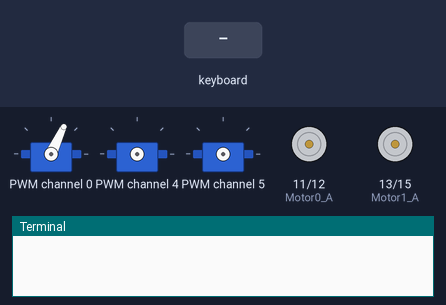
A program run on a simulated Raspberry Pi (header pin numbers). On the bench: 3 × servo, motor-driver pin pairs drawn as motors (green arrow = first pin HIGH = forward, orange = second pin HIGH = backward, longer = more drive), the last lines printed to the terminal. Inputs (shaded band) come from the test bench. The camera gives no picture and a still takes 0.5 s; system figures (address, load, memory, disk, uptime) are fixed made-up values; the pygame window is not drawn; servo angles are drawn from the pulse width (0.5 ms = 0°, 2.5 ms = 180°); files that are not in the repository are absent; library files of the repository ran but are not shown: PCA9685.py.

Above: at 1.2 s.
1.3 s: key "w" typed on the keyboard
At 1.39 s:
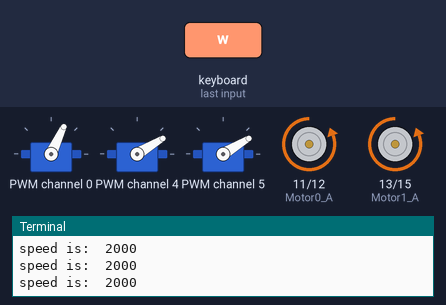
2.9 s: key "s" typed on the keyboard
At 2.99 s:
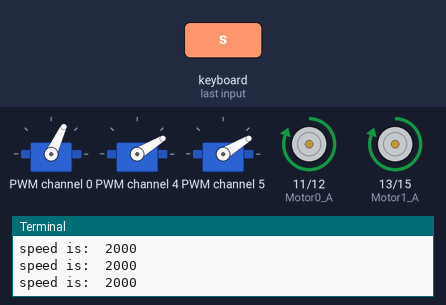
Timing chart, 0 to 5.9 s (numbered marks = the images above; inputs shaded):
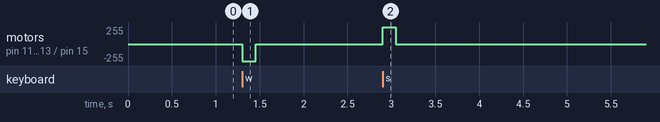

The program:

human_control.py
```python
# 1 - Import library
import pygame
from pygame.locals import *
import car
from picamera import PiCamera
import datetime


c = car.Car()
cam = PiCamera()
cam.vflip = True
cam.hflip = True
#cam.shutter_speed = 5
cam.start_preview()

speed = 0

pygame.init()
width, height = 1280, 1000
screen=pygame.display.set_mode((width, height))
motion = 0 # -1 for backward, 1 for forward
direction = 0 # -50 for left, 50 for right, in between for lesser angles
playerpos=[100,100]


while 1:
    screen.fill(0)

    for event in pygame.event.get():
        # test events, set key states
        if event.type == pygame.KEYDOWN:
            if event.key == K_w:
                motion = 1
            elif event.key == K_s:
                motion = -1
            elif event.key == K_a:
                direction = -50
            elif event.key == K_d:
                direction = 50
            elif event.key == K_ESCAPE:
                pygame.quit()
                quit()
            elif event.key == K_UP:
                speed = speed + 1
                cam.shutter_speed = speed
                print("Shutter speed set to " + str(cam.shutter_speed))
            elif event.key == K_DOWN:
                speed = max(0, speed - 1)
                cam.shutter_speed = speed
                print("Shutter speed set to " + str(cam.shutter_speed))
            elif event.key == K_LEFT:
                cam.iso = max(0, cam.iso - 1)
            elif event.key == K_RIGHT:
                cam.iso += 1
        elif event.type == pygame.KEYUP:
            if event.key == K_w or event.key == K_s:
                motion = 0
            elif event.key == K_a or event.key == K_d:
                direction = 0
            elif event.key == K_SPACE:
                cam.capture('/home/pi/Pictures/image%s.jpg' % datetime.datetime.now())
    if motion == -1:
        c.backward(50)
    elif motion == 1:
        c.forward(50)
    else:
        c.stop()

    c.turn(direction)
```

car.py
```python
import motor
import car_dir
import time

class Car:
    def __init__(self):
        motor.setup(busnum=1)
        car_dir.setup()

    def forward(self, speed=50):
        """Will cause the car to start moving forward.
        Car will not stop until stop() is called"""
        motor.setSpeed(speed)
        motor.motor0('True')
        motor.motor1('True')

    def backward(self, speed=50):
        """Similar to forward()"""
        motor.setSpeed(speed)
        motor.motor0('False')
        motor.motor1('False')

    def turn_left(self):
        """Front wheels will turn left, regardless of whether it
        is moving or not."""
        car_dir.turn_left()

    def turn_right(self):
        """Similar to turn_left()"""
        car_dir.turn_right()

    def stop(self):
        """Stops the forward or backward motion of the car"""
        motor.stop()

    def straight(self):
        """Turns the front wheels to face forward"""
        car_dir.home()

    def turn(self, amt):
        car_dir.turn_car(amt)
```

motor.py
```python
#!/usr/bin/env python
import RPi.GPIO as GPIO
import PCA9685 as p
import time    # Import necessary modules

# ===========================================================================
# Raspberry Pi pin11, 12, 13 and 15 to realize the clockwise/counterclockwise
# rotation and forward and backward movements
# ===========================================================================
Motor0_A = 11  # pin11
Motor0_B = 12  # pin12
Motor1_A = 13  # pin13
Motor1_B = 15  # pin15

# ===========================================================================
# Set channel 4 and 5 of the servo driver IC to generate PWM, thus
# controlling the speed of the car
# ===========================================================================
EN_M0    = 4  # servo driver IC CH4
EN_M1    = 5  # servo driver IC CH5

pins = [Motor0_A, Motor0_B, Motor1_A, Motor1_B]

# ===========================================================================
# Adjust the duty cycle of the square waves output from channel 4 and 5 of
# the servo driver IC, so as to control the speed of the car.
# ===========================================================================
def setSpeed(speed):
	speed *= 40
	print 'speed is: ', speed
	pwm.write(EN_M0, 0, speed)
	pwm.write(EN_M1, 0, speed)

def setup(busnum=None):
	global forward0, forward1, backward1, backward0
	global pwm
	if busnum == None:
		pwm = p.PWM()                  # Initialize the servo controller.
	else:
		pwm = p.PWM(bus_number=busnum) # Initialize the servo controller.

	pwm.frequency = 60
	forward0 = 'True'
	forward1 = 'True'
	GPIO.setwarnings(False)
	GPIO.setmode(GPIO.BOARD)        # Number GPIOs by its physical location
	try:
		for line in open("config"):
			if line[0:8] == "forward0":
				forward0 = line[11:-1]
			if line[0:8] == "forward1":
				forward1 = line[11:-1]
	except:
		pass
	if forward0 == 'True':
		backward0 = 'False'
	elif forward0 == 'False':
		backward0 = 'True'
	if forward1 == 'True':
		backward1 = 'False'
	elif forward1 == 'False':
		backward1 = 'True'
	for pin in pins:
		GPIO.setup(pin, GPIO.OUT)   # Set all pins' mode as output

# ===========================================================================
# Control the DC motor to make it rotate clockwise, so the car will
# move forward.
# ===========================================================================

def motor0(x):
	if x == 'True':
		GPIO.output(Motor0_A, GPIO.LOW)
		GPIO.output(Motor0_B, GPIO.HIGH)
	elif x == 'False':
		GPIO.output(Motor0_A, GPIO.HIGH)
		GPIO.output(Motor0_B, GPIO.LOW)
	else:
		print 'Config Error'

def motor1(x):
	if x == 'True':
		GPIO.output(Motor1_A, GPIO.LOW)
		GPIO.output(Motor1_B, GPIO.HIGH)
	elif x == 'False':
		GPIO.output(Motor1_A, GPIO.HIGH)
		GPIO.output(Motor1_B, GPIO.LOW)

def forward():
	motor0(forward0)
	motor1(forward1)

def backward():
	motor0(backward0)
	motor1(backward1)

def forwardWithSpeed(spd = 50):
	setSpeed(spd)
	motor0(forward0)
	motor1(forward1)

def backwardWithSpeed(spd = 50):
	setSpeed(spd)
	motor0(backward0)
	motor1(backward1)

def stop():
	for pin in pins:
		GPIO.output(pin, GPIO.LOW)

# ===========================================================================
# The first parameter(status) is to control the state of the car, to make it
# stop or run. The parameter(direction) is to control the car's direction
# (move forward or backward).
# ===========================================================================
def ctrl(status, direction=1):
	if status == 1:   # Run
		if direction == 1:     # Forward
			forward()
		elif direction == -1:  # Backward
			backward()
		else:
			print 'Argument error! direction must be 1 or -1.'
	elif status == 0: # Stop
		stop()
	else:
		print 'Argument error! status must be 0 or 1.'

def test():
	while True:
		setup()
		ctrl(1)
		time.sleep(3)
		setSpeed(10)
		time.sleep(3)
		setSpeed(100)
		time.sleep(3)
		ctrl(0)

if __name__ == '__main__':
	setup()
	setSpeed(50)
	#forward()
	#backward()
	stop()
```

car_dir.py
```python
#!/usr/bin/env python
import PCA9685 as servo
import time                # Import necessary modules

def Map(x, in_min, in_max, out_min, out_max):
	return (x - in_min) * (out_max - out_min) / (in_max - in_min) + out_min

def setup(busnum=None):
	global leftPWM, rightPWM, homePWM, pwm
	leftPWM = 250
	homePWM = 300
	rightPWM = 350
	offset = 0
	# try:
	# 	for line in open('config'):
	# 		if line[0:8] == 'offset =':
	# 			offset = int(line[9:-1])
	# except:
	# 	print 'config error'
	# leftPWM += offset
	# homePWM += offset
	# rightPWM += offset
	if busnum == None:
		pwm = servo.PWM()                  # Initialize the servo controller.
	else:
		pwm = servo.PWM(bus_number=busnum) # Initialize the servo controller.
	pwm.frequency = 60

# ==========================================================================================
# Control the servo connected to channel 0 of the servo control board, so as to make the
# car turn left.
# ==========================================================================================
def turn_left():
	global leftPWM
	pwm.write(0, 0, leftPWM)  # CH0

# ==========================================================================================
# Make the car turn right.
# ==========================================================================================
def turn_right():
	global rightPWM
	pwm.write(0, 0, rightPWM)

# ==========================================================================================
# Make the car turn back.
# ==========================================================================================

def turn(angle):
	angle = Map(angle, 0, 255, leftPWM, rightPWM)
	pwm.write(0, 0, angle)

def home():
	global homePWM
	pwm.write(0, 0, homePWM)

def turn_car(amt):
	global homePWM
	pwm.write(0, 0, homePWM + min(max(amt, -50), 50));

def calibrate(x):
	pwm.write(0, 0, 450+x)

def test():
    while True:
        turn_left()
        time.sleep(1)
        home()
        time.sleep(1)
        turn_right()
        time.sleep(1)
        home()
        break

if __name__ == '__main__':
	setup()
	home()
```

Measured:
- after the input at 1.3 s, motor on pin 11 (Motor0_A) / pin 12 (Motor0_B), motor on pin 13 (Motor1_A) / pin 15 (Motor1_B): stopped → backward 255/255 at once, → stopped 0.15 s later
- after the input at 2.9 s, motor on pin 11 (Motor0_A) / pin 12 (Motor0_B), motor on pin 13 (Motor1_A) / pin 15 (Motor1_B): stopped → forward 255/255 at once, → stopped 0.15 s later
